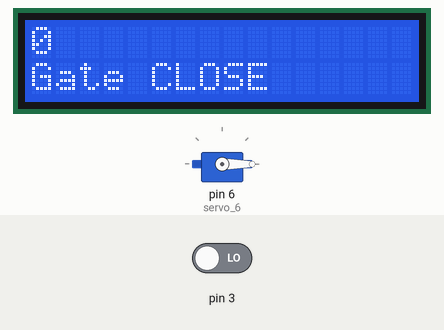
This sketch was run on a simulated Arduino Uno, built with avr-gcc and run on an emulated ATmega328P. Parts: 16×2 character LCD, servo. Inputs (shaded band) come from the test bench; at power-on: pin 3 LOW.

Above: at 1.2 s.
1.3 s: pin 3 driven HIGH
At 2.5 s:
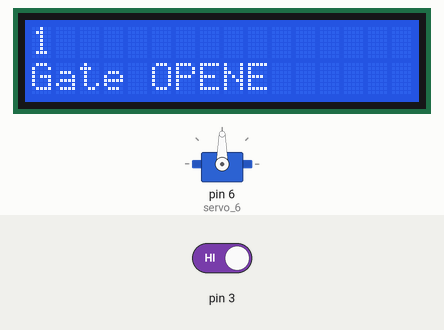
2.8 s: pin 3 driven LOW
At 3.6 s:
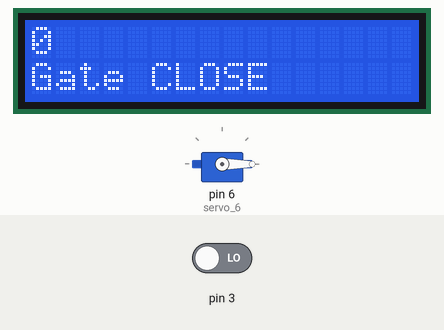
Timing chart, 0 to 5.8 s (numbered marks = the images above; inputs shaded):
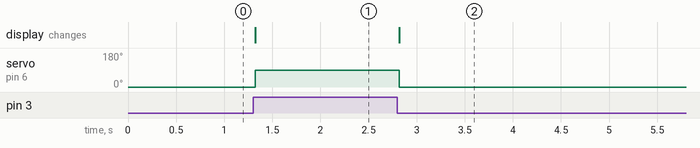

The sketch:

smart_lock.ino
```cpp
// C++ code
//
#include <Adafruit_LiquidCrystal.h>

#include <Servo.h>

int pir = 0;

Adafruit_LiquidCrystal lcd_1(0);

Servo servo_6;

void setup()
{
  pinMode(3, INPUT);
  lcd_1.begin(16, 2);
  servo_6.attach(6, 500, 2500);
}

void loop()
{
  pir = digitalRead(3);
  lcd_1.setCursor(0, 0);
  lcd_1.print(pir);
  if (pir == 1) {
    lcd_1.setCursor(0, 1);
    lcd_1.print("Gate OPEN");
    servo_6.write(90);
  } else {
    lcd_1.setCursor(0, 1);
    lcd_1.print("Gate CLOSE");
    servo_6.write(0);
  }
  delay(10); // Delay a little bit to improve simulation performance
}
```

Measured:
- after the input at 1.3 s, servo on pin 6 (servo_6): 0° → 90° at once; the display: changes at once (image 1)
- after the input at 2.8 s, servo on pin 6 (servo_6): 90° → 0° at once; the display: changes at once (image 2)
